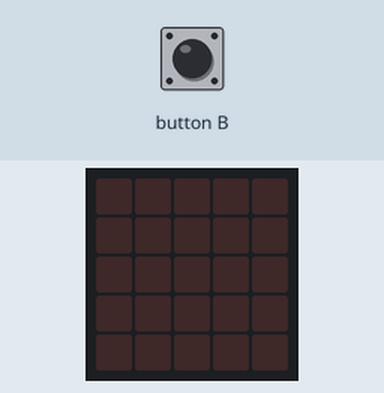
A program run on a simulated BBC micro:bit (MakeCode). Shown: the board's 5×5 LED display. The test bench sets the inputs (shaded band).

Above: at 1.2 s.
1.3 s: button B pressed for 0.15 s
At 6.0 s:
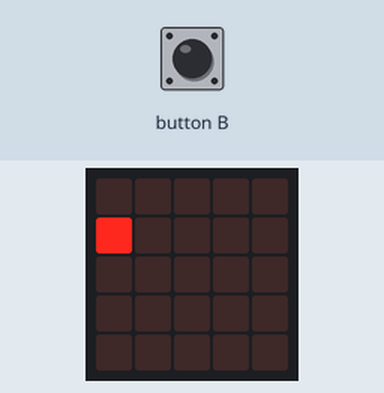
At 7.4 s:
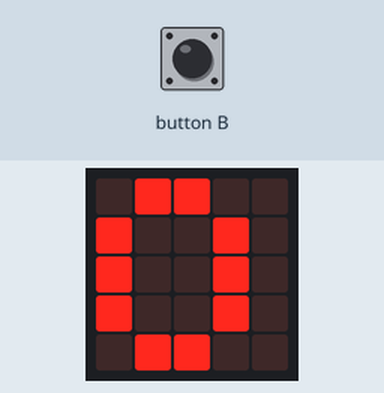
10.3 s: button B pressed for 1 s
At 16.4 s:
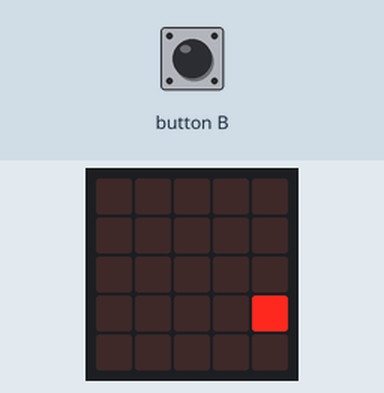
Timing chart, 0 to 17.9 s (numbered marks = the images above; inputs shaded):
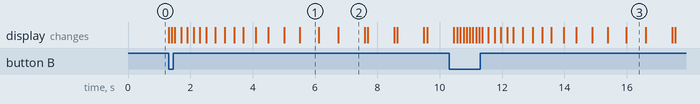

Measured:
- after the input at 1.3 s, the display: first changes at once (image 1 shows a later state)
- after the input at 10.3 s, the display: first differs from a run without the input after 0.26 s (image 3 shows a later state)
- what the display in image 1 shows lasts 0.6 s, from 5.5 s to 6.1 s
- what the display in image 2 shows lasts 0.9 s, from 6.7 s to 7.6 s

The program:

main.ts
```typescript
let POS = 0
let X = 0
let Y = 0
let RSTOP = 1
let RSTART = 0
let DELAY = 100
let STATE = 0
basic.forever(function () {
    if (STATE == 0 && input.buttonIsPressed(Button.B)) {
        DELAY = 100
        STATE = 1
        RSTART = 1
        while (RSTOP == 1) {
            basic.pause(100)
        }
    } else if (STATE == 1 && !(input.buttonIsPressed(Button.B))) {
        for (let index = 0; index < 5; index++) {
            DELAY += 100
            basic.pause(1000)
        }
        RSTART = 0
        STATE = 2
    } else if (STATE == 2 && RSTOP == 1) {
        for (let index = 0; index < 4; index++) {
            basic.showNumber(POS)
            basic.pause(100)
            basic.clearScreen()
            basic.pause(100)
        }
        STATE = 0
    } else {

    }
})
basic.forever(function () {
    for (let COUNT = 0; COUNT <= 15; COUNT++) {
        while (0 == RSTART) {
            RSTOP = 1
            basic.pause(10)
        }
        RSTOP = 0
        led.unplot(X, Y)
        if (COUNT < 4) {
            X = COUNT
            Y = 0
        } else if (COUNT < 8) {
            X = 4
            Y = COUNT - 4
        } else if (COUNT < 12) {
            X = 12 - COUNT
            Y = 4
        } else {
            X = 0
            Y = 16 - COUNT
        }
        led.plot(X, Y)
        POS = COUNT
        basic.pause(DELAY)
    }
})
```

test.ts
```typescript
// テストはここに来ます。このパッケージが拡張機能として使用されるときにはコンパイルされません。
```
